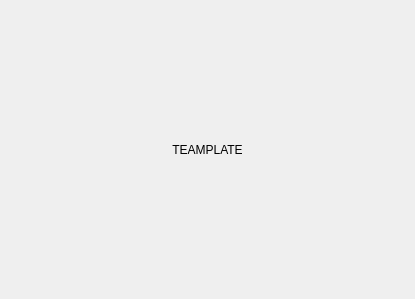
<?xml version="1.0" encoding="UTF-8"?>
<ui version="4.0">
 <class>TeamPlate</class>
 <widget class="QWidget" name="TeamPlate">
  <property name="geometry">
   <rect>
    <x>0</x>
    <y>0</y>
    <width>415</width>
    <height>299</height>
   </rect>
  </property>
  <property name="windowTitle">
   <string>Form</string>
  </property>
  <layout class="QVBoxLayout" name="verticalLayout">
   <item>
    <widget class="QLabel" name="teamplate">
     <property name="sizePolicy">
      <sizepolicy hsizetype="Ignored" vsizetype="Ignored">
       <horstretch>0</horstretch>
       <verstretch>0</verstretch>
      </sizepolicy>
     </property>
     <property name="text">
      <string>TEAMPLATE</string>
     </property>
     <property name="alignment">
      <set>Qt::AlignCenter</set>
     </property>
    </widget>
   </item>
  </layout>
 </widget>
 <resources/>
 <connections/>
</ui>
